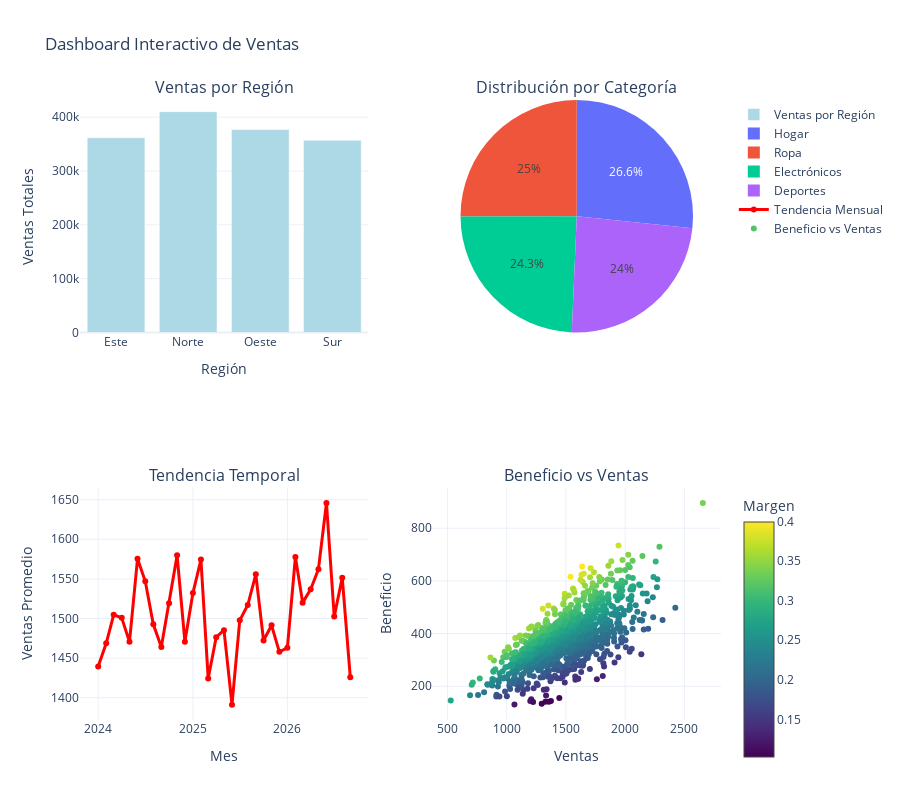

Notebook cell for this chart:
### Markdown cell above
<div style="font-weight: bold; color:#611491 ; border-width: 0 0 3px 0; border-style: solid; border-color: #611491; padding: 3px; ">
    <h2>Comparación con Plotly - Interactividad web</h2>
</div>

### Code cell
# Crear dashboard interactivo con Plotly
fig = make_subplots(
    rows=2, cols=2,
    subplot_titles=('Ventas por Región', 'Distribución por Categoría',
                   'Tendencia Temporal', 'Beneficio vs Ventas'),
    specs=[[{'type': 'bar'}, {'type': 'pie'}],
           [{'type': 'scatter'}, {'type': 'scatter'}]]
)

# 1. Ventas por región (barra interactiva)
ventas_region = ventas_data.groupby('region')['ventas'].sum().reset_index()
fig.add_trace(
    go.Bar(x=ventas_region['region'], y=ventas_region['ventas'],
           name='Ventas por Región', marker_color='lightblue'),
    row=1, col=1
)

# 2. Distribución por categoría (pie interactivo)
ventas_categoria = ventas_data.groupby('categoria')['ventas'].sum().reset_index()
fig.add_trace(
    go.Pie(labels=ventas_categoria['categoria'], values=ventas_categoria['ventas'],
           name='Por Categoría'),
    row=1, col=2
)

# 3. Tendencia temporal (línea interactiva)
ventas_tiempo = ventas_data.groupby('mes')['ventas'].mean().reset_index()
ventas_tiempo['mes'] = ventas_tiempo['mes'].astype(str)
fig.add_trace(
    go.Scatter(x=ventas_tiempo['mes'], y=ventas_tiempo['ventas'],
              mode='lines+markers', name='Tendencia Mensual',
              line=dict(color='red', width=3)),
    row=2, col=1
)

# 4. Beneficio vs Ventas (scatter interactivo)
fig.add_trace(
    go.Scatter(x=ventas_data['ventas'], y=ventas_data['beneficio'],
              mode='markers', name='Beneficio vs Ventas',
              marker=dict(color=ventas_data['margen'], colorscale='Viridis',
                          showscale=True, 
                          colorbar=dict(title="Margen", len=0.45, y=0.15)), 
              text=ventas_data['categoria']),
    row=2, col=2
)

# Configurar layout
fig.update_layout(
    title='Dashboard Interactivo de Ventas',
    height=800,
    showlegend=True,
    template='plotly_white'
)

# Configurar ejes
fig.update_xaxes(title_text="Región", row=1, col=1)
fig.update_yaxes(title_text="Ventas Totales", row=1, col=1)

fig.update_xaxes(title_text="Mes", row=2, col=1)
fig.update_yaxes(title_text="Ventas Promedio", row=2, col=1)

fig.update_xaxes(title_text="Ventas", row=2, col=2)
fig.update_yaxes(title_text="Beneficio", row=2, col=2)

fig.show()

print("✅ Dashboard interactivo con Plotly completado")

### Figure 1 — Plotly figure (JSON) as saved in the notebook; plotly's stock layout.template omitted (floating-point values rounded to 4 significant figures; data arrays with more than 128 entries replaced by an {"elided": "..."} marker saying what was removed)
{"data": [{"marker": {"color": "lightblue"}, "name": "Ventas por Región", "type": "bar", "x": ["Este", "Norte", "Oeste", "Sur"], "xaxis": "x", "y": [361700.0, 410200.0, 377000.0, 356900.0], "yaxis": "y"}, {"domain": {"x": [0.55, 1], "y": [0.625, 1]}, "labels": ["Deportes", "Electrónicos", "Hogar", "Ropa"], "name": "Por Categoría", "type": "pie", "values": [362000.0, 365400.0, 401300.0, 377100.0]}, {"line": {"color": "red", "width": 3}, "mode": "lines+markers", "name": "Tendencia Mensual", "type": "scatter", "x": ["2024-01", "2024-02", "2024-03", "2024-04", "2024-05", "2024-06", "2024-07", "2024-08", "2024-09", "2024-10", "2024-11", "2024-12", "2025-01", "2025-02", "2025-03", "2025-04", "2025-05", "2025-06", "2025-07", "2025-08", "2025-09", "2025-10", "2025-11", "2025-12", "2026-01", "2026-02", "2026-03", "2026-04", "2026-05", "2026-06", "2026-07", "2026-08", "2026-09"], "xaxis": "x2", "y": [1440.0, 1469.0, 1505.0, 1501.0, 1471.0, 1575.0, 1547.0, 1493.0, 1464.0, 1519.0, 1580.0, 1471.0, 1532.0, 1574.0, 1424.0, 1476.0, 1485.0, 1391.0, 1498.0, 1517.0, 1556.0, 1472.0, 1491.0, 1458.0, 1463.0, 1578.0, 1520.0, 1537.0, 1562.0, 1646.0, 1502.0, 1552.0, 1426.0], "yaxis": "y2"}, {"marker": {"color": {"elided": "1000 float values"}, "colorbar": {"len": 0.45, "title": {"text": "Margen"}, "y": 0.15}, "colorscale": [[0, "#440154"], [0.1111, "#482878"], [0.2222, "#3e4989"], [0.3333, "#31688e"], [0.4444, "#26828e"], [0.5556, "#1f9e89"], [0.6667, "#35b779"], [0.7778, "#6ece58"], [0.8889, "#b5de2b"], [1, "#fde725"]], "showscale": true}, "mode": "markers", "name": "Beneficio vs Ventas", "text": {"elided": "1000 str values"}, "type": "scatter", "x": {"elided": "1000 float values"}, "xaxis": "x3", "y": {"elided": "1000 float values"}, "yaxis": "y3"}], "layout": {"annotations": [{"font": {"size": 16}, "showarrow": false, "text": "Ventas por Región", "x": 0.225, "xanchor": "center", "xref": "paper", "y": 1, "yanchor": "bottom", "yref": "paper"}, {"font": {"size": 16}, "showarrow": false, "text": "Distribución por Categoría", "x": 0.775, "xanchor": "center", "xref": "paper", "y": 1, "yanchor": "bottom", "yref": "paper"}, {"font": {"size": 16}, "showarrow": false, "text": "Tendencia Temporal", "x": 0.225, "xanchor": "center", "xref": "paper", "y": 0.375, "yanchor": "bottom", "yref": "paper"}, {"font": {"size": 16}, "showarrow": false, "text": "Beneficio vs Ventas", "x": 0.775, "xanchor": "center", "xref": "paper", "y": 0.375, "yanchor": "bottom", "yref": "paper"}], "height": 800, "showlegend": true, "title": {"text": "Dashboard Interactivo de Ventas"}, "xaxis": {"anchor": "y", "domain": [0, 0.45], "title": {"text": "Región"}}, "xaxis2": {"anchor": "y2", "domain": [0, 0.45], "title": {"text": "Mes"}}, "xaxis3": {"anchor": "y3", "domain": [0.55, 1], "title": {"text": "Ventas"}}, "yaxis": {"anchor": "x", "domain": [0.625, 1], "title": {"text": "Ventas Totales"}}, "yaxis2": {"anchor": "x2", "domain": [0, 0.375], "title": {"text": "Ventas Promedio"}}, "yaxis3": {"anchor": "x3", "domain": [0, 0.375], "title": {"text": "Beneficio"}}}}
